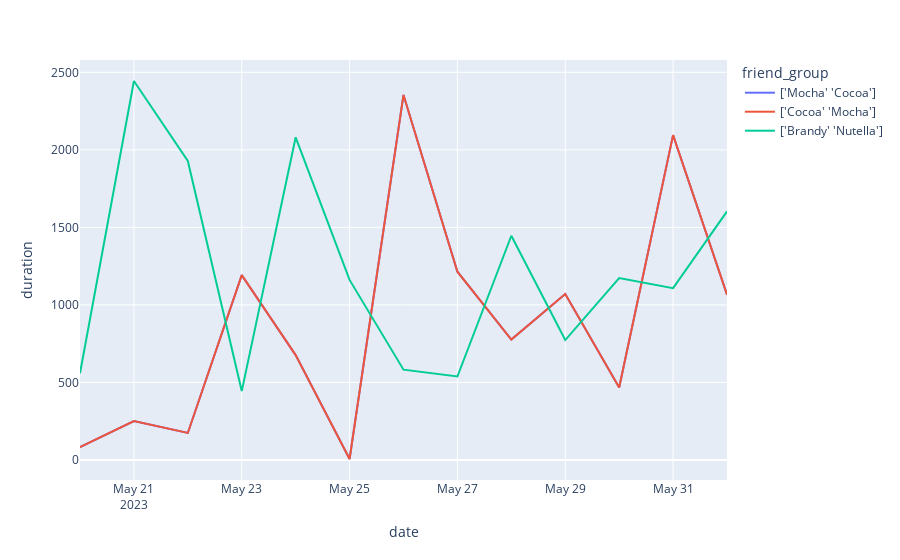

Notebook code for this chart:
### Code cell
bestiespdf = besties_tracking.toPandas().astype({'friend_group': 'string'})
import plotly.express as px

fig = px.line(bestiespdf, x='date', y = 'duration', color='friend_group')
fig.show()

### Figure 1 — Plotly figure (JSON) as saved in the notebook; plotly's stock layout.template omitted (floating-point values rounded to 4 significant figures)
{"data": [{"hovertemplate": "friend_group=['Mocha' 'Cocoa']<br>date=%{x}<br>duration=%{y}<extra></extra>", "legendgroup": "['Mocha' 'Cocoa']", "line": {"color": "#636efa", "dash": "solid"}, "marker": {"symbol": "circle"}, "mode": "lines", "name": "['Mocha' 'Cocoa']", "orientation": "v", "showlegend": true, "type": "scatter", "x": ["2023-05-20T00:00:00", "2023-05-21T00:00:00", "2023-05-22T00:00:00", "2023-05-23T00:00:00", "2023-05-24T00:00:00", "2023-05-25T00:00:00", "2023-05-26T00:00:00", "2023-05-27T00:00:00", "2023-05-28T00:00:00", "2023-05-29T00:00:00", "2023-05-30T00:00:00", "2023-05-31T00:00:00", "2023-06-01T00:00:00"], "xaxis": "x", "y": [82, 251, 174, 1192, 676, 6, 2354, 1214, 776, 1070, 467, 2095, 1066], "yaxis": "y"}, {"hovertemplate": "friend_group=['Cocoa' 'Mocha']<br>date=%{x}<br>duration=%{y}<extra></extra>", "legendgroup": "['Cocoa' 'Mocha']", "line": {"color": "#EF553B", "dash": "solid"}, "marker": {"symbol": "circle"}, "mode": "lines", "name": "['Cocoa' 'Mocha']", "orientation": "v", "showlegend": true, "type": "scatter", "x": ["2023-05-20T00:00:00", "2023-05-21T00:00:00", "2023-05-22T00:00:00", "2023-05-23T00:00:00", "2023-05-24T00:00:00", "2023-05-25T00:00:00", "2023-05-26T00:00:00", "2023-05-27T00:00:00", "2023-05-28T00:00:00", "2023-05-29T00:00:00", "2023-05-30T00:00:00", "2023-05-31T00:00:00", "2023-06-01T00:00:00"], "xaxis": "x", "y": [82, 251, 174, 1192, 676, 6, 2354, 1214, 776, 1070, 467, 2095, 1066], "yaxis": "y"}, {"hovertemplate": "friend_group=['Brandy' 'Nutella']<br>date=%{x}<br>duration=%{y}<extra></extra>", "legendgroup": "['Brandy' 'Nutella']", "line": {"color": "#00cc96", "dash": "solid"}, "marker": {"symbol": "circle"}, "mode": "lines", "name": "['Brandy' 'Nutella']", "orientation": "v", "showlegend": true, "type": "scatter", "x": ["2023-05-20T00:00:00", "2023-05-21T00:00:00", "2023-05-22T00:00:00", "2023-05-23T00:00:00", "2023-05-24T00:00:00", "2023-05-25T00:00:00", "2023-05-26T00:00:00", "2023-05-27T00:00:00", "2023-05-28T00:00:00", "2023-05-29T00:00:00", "2023-05-30T00:00:00", "2023-05-31T00:00:00", "2023-06-01T00:00:00"], "xaxis": "x", "y": [559, 2444, 1928, 444, 2081, 1161, 582, 538, 1446, 773, 1173, 1108, 1603], "yaxis": "y"}], "layout": {"legend": {"title": {"text": "friend_group"}, "tracegroupgap": 0}, "margin": {"t": 60}, "xaxis": {"anchor": "y", "domain": [0, 1], "title": {"text": "date"}}, "yaxis": {"anchor": "x", "domain": [0, 1], "title": {"text": "duration"}}}}
